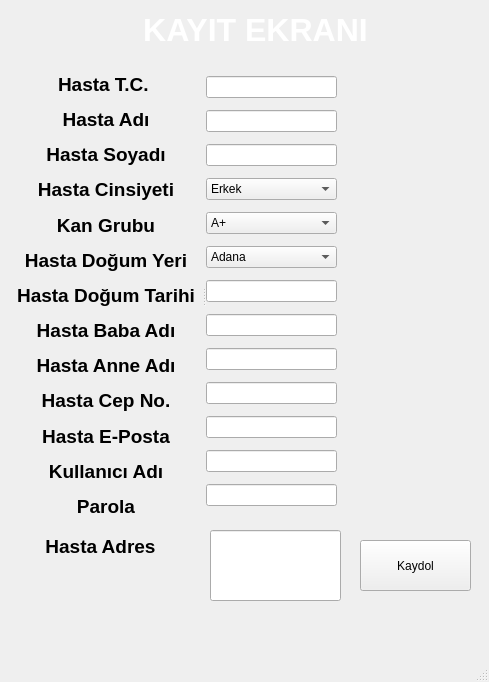
<?xml version="1.0" encoding="UTF-8"?>
<ui version="4.0">
 <class>MainWindow</class>
 <widget class="QMainWindow" name="MainWindow">
  <property name="geometry">
   <rect>
    <x>0</x>
    <y>0</y>
    <width>489</width>
    <height>682</height>
   </rect>
  </property>
  <property name="windowTitle">
   <string>MainWindow</string>
  </property>
  <widget class="QWidget" name="centralwidget">
   <widget class="QLabel" name="label">
    <property name="geometry">
     <rect>
      <x>-30</x>
      <y>-30</y>
      <width>641</width>
      <height>701</height>
     </rect>
    </property>
    <property name="text">
     <string/>
    </property>
    <property name="pixmap">
     <pixmap>Adsız.png</pixmap>
    </property>
    <property name="scaledContents">
     <bool>true</bool>
    </property>
   </widget>
   <widget class="QLabel" name="label_2">
    <property name="geometry">
     <rect>
      <x>0</x>
      <y>0</y>
      <width>71</width>
      <height>71</height>
     </rect>
    </property>
    <property name="text">
     <string/>
    </property>
    <property name="pixmap">
     <pixmap>20200316220122!Saglikbakanligi_logo (2).png</pixmap>
    </property>
    <property name="scaledContents">
     <bool>true</bool>
    </property>
   </widget>
   <widget class="QLabel" name="label_3">
    <property name="geometry">
     <rect>
      <x>60</x>
      <y>10</y>
      <width>391</width>
      <height>41</height>
     </rect>
    </property>
    <property name="text">
     <string>&lt;html&gt;&lt;head/&gt;&lt;body&gt;&lt;p align=&quot;center&quot;&gt;&lt;span style=&quot; font-size:24pt; font-weight:600; color:#ffffff;&quot;&gt;KAYIT EKRANI&lt;/span&gt;&lt;/p&gt;&lt;/body&gt;&lt;/html&gt;</string>
    </property>
   </widget>
   <widget class="QLabel" name="label_16">
    <property name="geometry">
     <rect>
      <x>30</x>
      <y>530</y>
      <width>141</width>
      <height>34</height>
     </rect>
    </property>
    <property name="text">
     <string>&lt;html&gt;&lt;head/&gt;&lt;body&gt;&lt;p align=&quot;center&quot;&gt;&lt;span style=&quot; font-size:14pt; font-weight:600;&quot;&gt;Hasta Adres&lt;/span&gt;&lt;/p&gt;&lt;/body&gt;&lt;/html&gt;</string>
    </property>
   </widget>
   <widget class="QPushButton" name="kayitol">
    <property name="geometry">
     <rect>
      <x>360</x>
      <y>540</y>
      <width>111</width>
      <height>51</height>
     </rect>
    </property>
    <property name="text">
     <string>Kaydol</string>
    </property>
    <property name="icon">
     <iconset>
      <normaloff>png-transparent-computer-icons-register-button-miscellaneous-text-logo.png</normaloff>png-transparent-computer-icons-register-button-miscellaneous-text-logo.png</iconset>
    </property>
   </widget>
   <widget class="QSplitter" name="splitter">
    <property name="geometry">
     <rect>
      <x>10</x>
      <y>70</y>
      <width>327</width>
      <height>451</height>
     </rect>
    </property>
    <property name="orientation">
     <enum>Qt::Horizontal</enum>
    </property>
    <widget class="QWidget" name="layoutWidget">
     <layout class="QVBoxLayout" name="verticalLayout">
      <item>
       <widget class="QLabel" name="label_4">
        <property name="text">
         <string>&lt;html&gt;&lt;head/&gt;&lt;body&gt;&lt;p align=&quot;center&quot;&gt;&lt;span style=&quot; font-size:14pt; font-weight:600;&quot;&gt;Hasta T.C. &lt;/span&gt;&lt;/p&gt;&lt;/body&gt;&lt;/html&gt;</string>
        </property>
       </widget>
      </item>
      <item>
       <widget class="QLabel" name="label_5">
        <property name="text">
         <string>&lt;html&gt;&lt;head/&gt;&lt;body&gt;&lt;p align=&quot;center&quot;&gt;&lt;span style=&quot; font-size:14pt; font-weight:600;&quot;&gt;Hasta Adı&lt;/span&gt;&lt;/p&gt;&lt;/body&gt;&lt;/html&gt;</string>
        </property>
       </widget>
      </item>
      <item>
       <widget class="QLabel" name="label_6">
        <property name="text">
         <string>&lt;html&gt;&lt;head/&gt;&lt;body&gt;&lt;p align=&quot;center&quot;&gt;&lt;span style=&quot; font-size:14pt; font-weight:600;&quot;&gt;Hasta Soyadı&lt;/span&gt;&lt;/p&gt;&lt;/body&gt;&lt;/html&gt;</string>
        </property>
       </widget>
      </item>
      <item>
       <widget class="QLabel" name="label_7">
        <property name="text">
         <string>&lt;html&gt;&lt;head/&gt;&lt;body&gt;&lt;p align=&quot;center&quot;&gt;&lt;span style=&quot; font-size:14pt; font-weight:600;&quot;&gt;Hasta Cinsiyeti&lt;/span&gt;&lt;/p&gt;&lt;/body&gt;&lt;/html&gt;</string>
        </property>
       </widget>
      </item>
      <item>
       <widget class="QLabel" name="label_8">
        <property name="text">
         <string>&lt;html&gt;&lt;head/&gt;&lt;body&gt;&lt;p align=&quot;center&quot;&gt;&lt;span style=&quot; font-size:14pt; font-weight:600;&quot;&gt;Kan Grubu&lt;/span&gt;&lt;/p&gt;&lt;/body&gt;&lt;/html&gt;</string>
        </property>
       </widget>
      </item>
      <item>
       <widget class="QLabel" name="label_9">
        <property name="text">
         <string>&lt;html&gt;&lt;head/&gt;&lt;body&gt;&lt;p align=&quot;center&quot;&gt;&lt;span style=&quot; font-size:14pt; font-weight:600;&quot;&gt;Hasta Doğum Yeri&lt;/span&gt;&lt;/p&gt;&lt;/body&gt;&lt;/html&gt;</string>
        </property>
       </widget>
      </item>
      <item>
       <widget class="QLabel" name="label_10">
        <property name="text">
         <string>&lt;html&gt;&lt;head/&gt;&lt;body&gt;&lt;p align=&quot;center&quot;&gt;&lt;span style=&quot; font-size:14pt; font-weight:600;&quot;&gt;Hasta Doğum Tarihi&lt;/span&gt;&lt;/p&gt;&lt;/body&gt;&lt;/html&gt;</string>
        </property>
       </widget>
      </item>
      <item>
       <widget class="QLabel" name="label_11">
        <property name="text">
         <string>&lt;html&gt;&lt;head/&gt;&lt;body&gt;&lt;p align=&quot;center&quot;&gt;&lt;span style=&quot; font-size:14pt; font-weight:600;&quot;&gt;Hasta Baba Adı&lt;/span&gt;&lt;/p&gt;&lt;/body&gt;&lt;/html&gt;</string>
        </property>
       </widget>
      </item>
      <item>
       <widget class="QLabel" name="label_12">
        <property name="text">
         <string>&lt;html&gt;&lt;head/&gt;&lt;body&gt;&lt;p align=&quot;center&quot;&gt;&lt;span style=&quot; font-size:14pt; font-weight:600;&quot;&gt;Hasta Anne Adı&lt;/span&gt;&lt;/p&gt;&lt;/body&gt;&lt;/html&gt;</string>
        </property>
       </widget>
      </item>
      <item>
       <widget class="QLabel" name="label_13">
        <property name="text">
         <string>&lt;html&gt;&lt;head/&gt;&lt;body&gt;&lt;p align=&quot;center&quot;&gt;&lt;span style=&quot; font-size:14pt; font-weight:600;&quot;&gt;Hasta Cep No.&lt;/span&gt;&lt;/p&gt;&lt;/body&gt;&lt;/html&gt;</string>
        </property>
       </widget>
      </item>
      <item>
       <widget class="QLabel" name="label_14">
        <property name="text">
         <string>&lt;html&gt;&lt;head/&gt;&lt;body&gt;&lt;p align=&quot;center&quot;&gt;&lt;span style=&quot; font-size:14pt; font-weight:600;&quot;&gt;Hasta E-Posta&lt;/span&gt;&lt;/p&gt;&lt;/body&gt;&lt;/html&gt;</string>
        </property>
       </widget>
      </item>
      <item>
       <widget class="QLabel" name="label_17">
        <property name="text">
         <string>&lt;html&gt;&lt;head/&gt;&lt;body&gt;&lt;p align=&quot;center&quot;&gt;&lt;span style=&quot; font-size:14pt; font-weight:600;&quot;&gt;Kullanıcı Adı&lt;/span&gt;&lt;/p&gt;&lt;/body&gt;&lt;/html&gt;</string>
        </property>
       </widget>
      </item>
      <item>
       <widget class="QLabel" name="label_15">
        <property name="text">
         <string>&lt;html&gt;&lt;head/&gt;&lt;body&gt;&lt;p align=&quot;center&quot;&gt;&lt;span style=&quot; font-size:14pt; font-weight:600;&quot;&gt;Parola&lt;/span&gt;&lt;/p&gt;&lt;/body&gt;&lt;/html&gt;</string>
        </property>
       </widget>
      </item>
     </layout>
    </widget>
    <widget class="QWidget" name="layoutWidget">
     <layout class="QVBoxLayout" name="verticalLayout_2">
      <item>
       <widget class="QLineEdit" name="tc"/>
      </item>
      <item>
       <widget class="QLineEdit" name="hastaadi"/>
      </item>
      <item>
       <widget class="QLineEdit" name="hastasoyadi"/>
      </item>
      <item>
       <widget class="QComboBox" name="cinsiyet">
        <item>
         <property name="text">
          <string>Erkek</string>
         </property>
        </item>
        <item>
         <property name="text">
          <string>Kadın</string>
         </property>
        </item>
       </widget>
      </item>
      <item>
       <widget class="QComboBox" name="kayitkangrubu">
        <item>
         <property name="text">
          <string>A+</string>
         </property>
        </item>
        <item>
         <property name="text">
          <string>A-</string>
         </property>
        </item>
        <item>
         <property name="text">
          <string>B+</string>
         </property>
        </item>
        <item>
         <property name="text">
          <string>B-</string>
         </property>
        </item>
        <item>
         <property name="text">
          <string>AB+</string>
         </property>
        </item>
        <item>
         <property name="text">
          <string>AB-</string>
         </property>
        </item>
        <item>
         <property name="text">
          <string>0+</string>
         </property>
        </item>
        <item>
         <property name="text">
          <string>0-</string>
         </property>
        </item>
       </widget>
      </item>
      <item>
       <widget class="QComboBox" name="kayitdogumyeri">
        <item>
         <property name="text">
          <string>Adana</string>
         </property>
        </item>
        <item>
         <property name="text">
          <string>Adıyaman</string>
         </property>
        </item>
        <item>
         <property name="text">
          <string>Afyonkarahisar</string>
         </property>
        </item>
        <item>
         <property name="text">
          <string>Ağrı</string>
         </property>
        </item>
        <item>
         <property name="text">
          <string>Aksaray</string>
         </property>
        </item>
        <item>
         <property name="text">
          <string>Amasya</string>
         </property>
        </item>
        <item>
         <property name="text">
          <string>Ankara</string>
         </property>
        </item>
        <item>
         <property name="text">
          <string>Antalya</string>
         </property>
        </item>
        <item>
         <property name="text">
          <string>Ardahan</string>
         </property>
        </item>
        <item>
         <property name="text">
          <string>Artvin</string>
         </property>
        </item>
        <item>
         <property name="text">
          <string>Aydın</string>
         </property>
        </item>
        <item>
         <property name="text">
          <string>Balıkesir</string>
         </property>
        </item>
        <item>
         <property name="text">
          <string>Bartın</string>
         </property>
        </item>
        <item>
         <property name="text">
          <string>Batman</string>
         </property>
        </item>
        <item>
         <property name="text">
          <string>Bayburt</string>
         </property>
        </item>
        <item>
         <property name="text">
          <string>Bilecik</string>
         </property>
        </item>
        <item>
         <property name="text">
          <string>Bingöl</string>
         </property>
        </item>
        <item>
         <property name="text">
          <string>Bitlis</string>
         </property>
        </item>
        <item>
         <property name="text">
          <string>Bolu</string>
         </property>
        </item>
        <item>
         <property name="text">
          <string>Burdur</string>
         </property>
        </item>
        <item>
         <property name="text">
          <string>Bursa</string>
         </property>
        </item>
        <item>
         <property name="text">
          <string>Çanakkale</string>
         </property>
        </item>
        <item>
         <property name="text">
          <string>Çankırı</string>
         </property>
        </item>
        <item>
         <property name="text">
          <string>Çorum</string>
         </property>
        </item>
        <item>
         <property name="text">
          <string>Denizli</string>
         </property>
        </item>
        <item>
         <property name="text">
          <string>Diyarbakır</string>
         </property>
        </item>
        <item>
         <property name="text">
          <string>Düzce</string>
         </property>
        </item>
        <item>
         <property name="text">
          <string>Edirne</string>
         </property>
        </item>
        <item>
         <property name="text">
          <string>Elazığ</string>
         </property>
        </item>
        <item>
         <property name="text">
          <string>Erzincan	</string>
         </property>
        </item>
        <item>
         <property name="text">
          <string>Erzurum</string>
         </property>
        </item>
        <item>
         <property name="text">
          <string>Eskişehir</string>
         </property>
        </item>
        <item>
         <property name="text">
          <string>Gaziantep</string>
         </property>
        </item>
        <item>
         <property name="text">
          <string>Giresun</string>
         </property>
        </item>
        <item>
         <property name="text">
          <string>Gümüşhane	</string>
         </property>
        </item>
        <item>
         <property name="text">
          <string>Hakkâri</string>
         </property>
        </item>
        <item>
         <property name="text">
          <string>Hatay</string>
         </property>
        </item>
        <item>
         <property name="text">
          <string>Iğdır</string>
         </property>
        </item>
        <item>
         <property name="text">
          <string>Isparta</string>
         </property>
        </item>
        <item>
         <property name="text">
          <string>İstanbul</string>
         </property>
        </item>
        <item>
         <property name="text">
          <string>İzmir</string>
         </property>
        </item>
        <item>
         <property name="text">
          <string>Kahramanmaraş</string>
         </property>
        </item>
        <item>
         <property name="text">
          <string>Karabük</string>
         </property>
        </item>
        <item>
         <property name="text">
          <string>Karaman</string>
         </property>
        </item>
        <item>
         <property name="text">
          <string>Kars</string>
         </property>
        </item>
        <item>
         <property name="text">
          <string>Kastamonu</string>
         </property>
        </item>
        <item>
         <property name="text">
          <string>Kayseri</string>
         </property>
        </item>
        <item>
         <property name="text">
          <string>Kırıkkale</string>
         </property>
        </item>
        <item>
         <property name="text">
          <string>Kırklareli</string>
         </property>
        </item>
        <item>
         <property name="text">
          <string>Kırşehir</string>
         </property>
        </item>
        <item>
         <property name="text">
          <string>Kilis</string>
         </property>
        </item>
        <item>
         <property name="text">
          <string>Kocaeli</string>
         </property>
        </item>
        <item>
         <property name="text">
          <string>Konya</string>
         </property>
        </item>
        <item>
         <property name="text">
          <string>Kütahya</string>
         </property>
        </item>
        <item>
         <property name="text">
          <string>Malatya</string>
         </property>
        </item>
        <item>
         <property name="text">
          <string>Manisa</string>
         </property>
        </item>
        <item>
         <property name="text">
          <string>Mardin</string>
         </property>
        </item>
        <item>
         <property name="text">
          <string>Mersin</string>
         </property>
        </item>
        <item>
         <property name="text">
          <string>Muğla</string>
         </property>
        </item>
        <item>
         <property name="text">
          <string>Muş</string>
         </property>
        </item>
        <item>
         <property name="text">
          <string>Nevşehir</string>
         </property>
        </item>
        <item>
         <property name="text">
          <string>Niğde</string>
         </property>
        </item>
        <item>
         <property name="text">
          <string>Ordu</string>
         </property>
        </item>
        <item>
         <property name="text">
          <string>Osmaniye</string>
         </property>
        </item>
        <item>
         <property name="text">
          <string>Rize</string>
         </property>
        </item>
        <item>
         <property name="text">
          <string>Sakarya</string>
         </property>
        </item>
        <item>
         <property name="text">
          <string>Samsun</string>
         </property>
        </item>
        <item>
         <property name="text">
          <string>Siirt</string>
         </property>
        </item>
        <item>
         <property name="text">
          <string>Sinop</string>
         </property>
        </item>
        <item>
         <property name="text">
          <string>Sivas</string>
         </property>
        </item>
        <item>
         <property name="text">
          <string>Şanlıurfa</string>
         </property>
        </item>
        <item>
         <property name="text">
          <string>Şırnak</string>
         </property>
        </item>
        <item>
         <property name="text">
          <string>Tekirdağ</string>
         </property>
        </item>
        <item>
         <property name="text">
          <string>Tokat</string>
         </property>
        </item>
        <item>
         <property name="text">
          <string>Trabzon</string>
         </property>
        </item>
        <item>
         <property name="text">
          <string>Tunceli</string>
         </property>
        </item>
        <item>
         <property name="text">
          <string>Uşak</string>
         </property>
        </item>
        <item>
         <property name="text">
          <string>Van</string>
         </property>
        </item>
        <item>
         <property name="text">
          <string>Yalova</string>
         </property>
        </item>
        <item>
         <property name="text">
          <string>Yozgat</string>
         </property>
        </item>
        <item>
         <property name="text">
          <string>Zonguldak</string>
         </property>
        </item>
       </widget>
      </item>
      <item>
       <widget class="QLineEdit" name="dogumtarihi"/>
      </item>
      <item>
       <widget class="QLineEdit" name="babaadi"/>
      </item>
      <item>
       <widget class="QLineEdit" name="anaadi"/>
      </item>
      <item>
       <widget class="QLineEdit" name="cepno"/>
      </item>
      <item>
       <widget class="QLineEdit" name="eposta"/>
      </item>
      <item>
       <widget class="QLineEdit" name="kullaniciadi"/>
      </item>
      <item>
       <widget class="QLineEdit" name="parola">
        <property name="echoMode">
         <enum>QLineEdit::Password</enum>
        </property>
       </widget>
      </item>
     </layout>
    </widget>
   </widget>
   <widget class="QLineEdit" name="adres">
    <property name="geometry">
     <rect>
      <x>210</x>
      <y>530</y>
      <width>131</width>
      <height>71</height>
     </rect>
    </property>
   </widget>
  </widget>
  <widget class="QMenuBar" name="menubar">
   <property name="geometry">
    <rect>
     <x>0</x>
     <y>0</y>
     <width>489</width>
     <height>21</height>
    </rect>
   </property>
  </widget>
  <widget class="QStatusBar" name="statusbar"/>
 </widget>
 <resources/>
 <connections/>
</ui>
